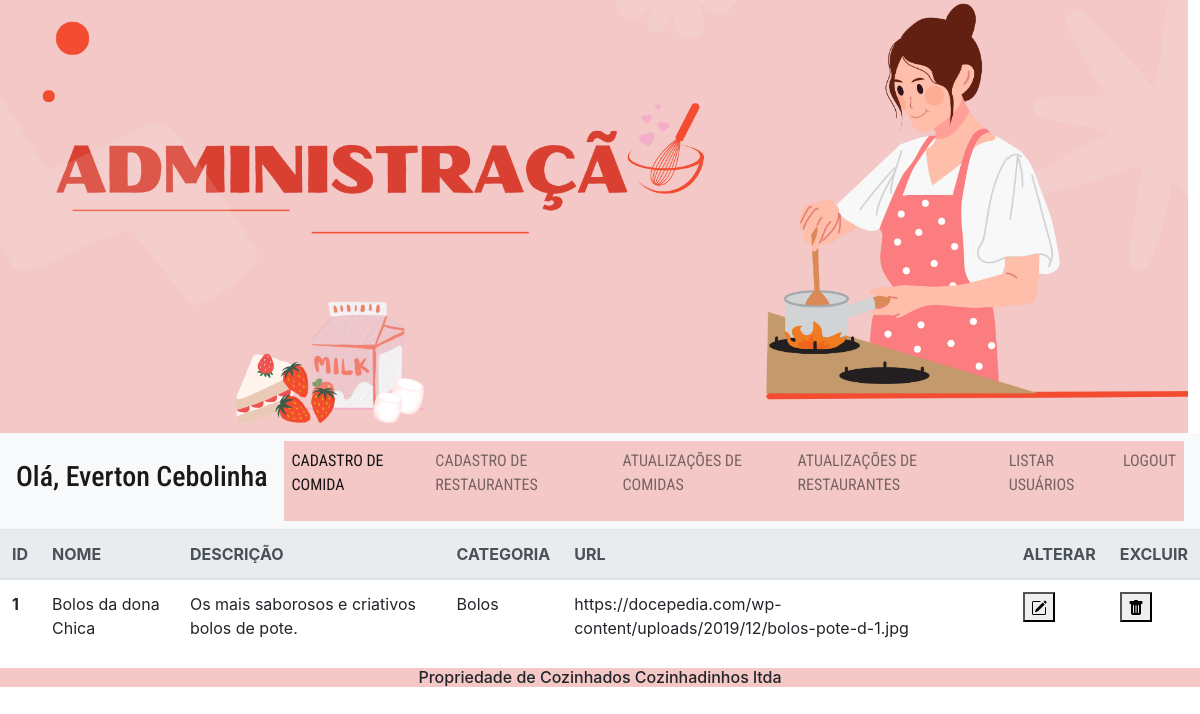
The app's page /admin/principal.php?secao=manutrestaurante (signed in), older data.
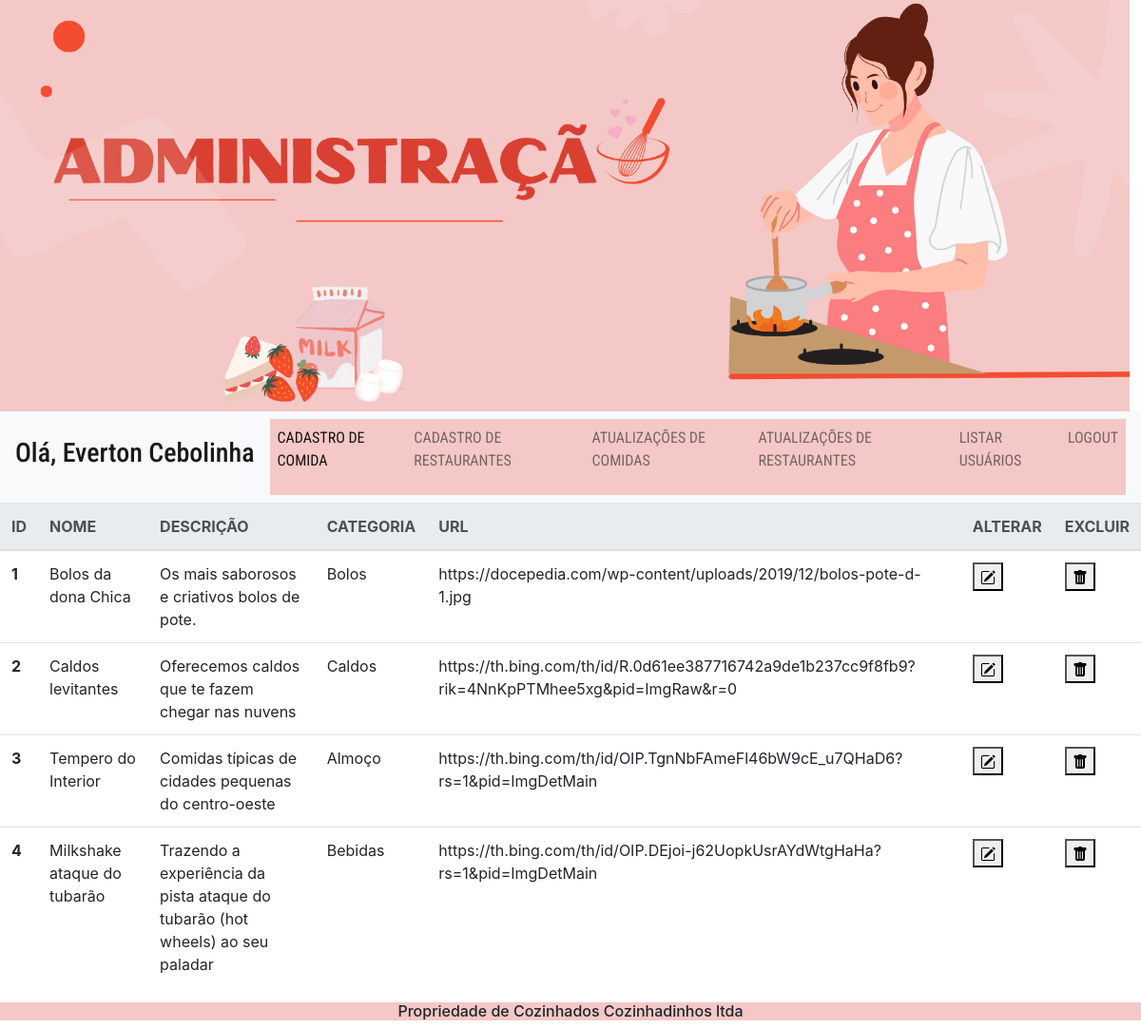
The same page, newer data.
### tables this page shows
CREATE TABLE `tb_restaurantes` (
  `id` int NOT NULL,
  `nome` varchar(255) NOT NULL,
  `descricao` text NOT NULL,
  `categoria` varchar(25) NOT NULL,
  `url` text NOT NULL
);

### admin/controller/verurl.php (called while the page is built)
<?php
class VerUrl{
    function trocarUrl($url){
        if(empty($url)){
            $url = "principal.php";
        } else {
            $url = "secoes/$url.php";
        }
        include_once($url);
    }
}
?>

### dao/conexao.php (called while the page is built, shortened)
<?php
abstract class Conexao{
    protected $host, $user, $pass, $dba, $conn, $sql, $qr, $data, $status, $totalField, $error;
    public function __construct(){
        $this->host = "localhost";
        $this->user = "root";
        $this->pass = "";
        $this->dba = "db_ifood";
    }
    public function connect(){
        $this->conn = @mysqli_connect($this->host, $this->user, $this->pass) or die("<ins><center>Erro ao acessar o banco de dados: </center></ins><br/>".mysqli_error($this->conn));
        mysqli_set_charset($this->conn,'utf8');
        return $this->conn;
    }
    protected function execSQL($sql){
        $this->qr = @mysqli_query($this->conn, $sql) or die("<ins><center>Erro ao executar a query: $sql - </center></ins><br/>".mysqli_error($this->conn));
        return $this->qr;
    }
    protected function listQr($qr){
        $this->data = @mysqli_fetch_assoc($this->qr);
        return $this->data;
    }
}
?>

### dao/manipuladados.php (called while the page is built, shortened)
<?php
include_once ("conexao.php");
class ManipulaDados extends Conexao
{
    private $table, $fields, $dados,$fieldPk,$valuePk;
    public function setTable($t)
    {
        $this->table = $t;
    }
    public function getAllDataTable()
    {
        $this->sql = "SELECT * FROM $this->table";
        $this->qr = self::execSQL($this->sql);
        $dados = array();
        while ($row = self::listQr($this->qr)) {
            array_push($dados, $row);
        }
        return $dados;
    }
}
?>

### admin/secoes/manutrestaurante.php (the view, shortened to what this page needs)
<?php
include_once("../dao/manipuladados.php");
$dados = new ManipulaDados();
$dados->setTable("tb_restaurantes");
$lista = $dados->getAllDataTable();
?>
<section>
<table class="table">
  <thead class="thead-light">
    <tr>
      <th scope="col">ID</th>
      <th scope="col">NOME</th>
      <th scope="col">DESCRIÇÃO</th>
      <th scope="col">CATEGORIA</th>
      <th scope="col">URL</th>
      <th scope="col">ALTERAR</th>
      <th scope="col">EXCLUIR</th>
    </tr>
  </thead>
  <tbody>
<?php
   foreach ($lista as $restaurante) {
    ?>
    <form method="post" action="controller/manteRestaurante.php">
    <tr>
        <th scope="row"><?= $restaurante["id"]?></th>
        <td><?= $restaurante["nome"] ?></td>
        <td><?= $restaurante["descricao"] ?></td>
        <td><?= $restaurante["categoria"] ?></td>
        <td><?= $restaurante["url"] ?></td>
            <td><button type="submit" name="botao" value="editar"></td>
            <td><button type="submit" name="botao" value="excluir"></td>
        </tr>
        </form>
        </tbody>
     <?php
   }
   ?>
</table>
</section>

Row changes from the older to the newer data that the page shows:
added tb_restaurantes: id "2", nome "Caldos levitantes", descricao "Oferecemos caldos que te fazem chegar nas nuvens", categoria "Caldos", url "https://th.bing.com/th/id/R.0d61ee387716742a9de1b237cc9f8fb9?rik=4NnKpPTMhee5xg&pid=ImgRaw&r=0"
added tb_restaurantes: id "3", nome "Tempero do Interior", descricao "Comidas típicas de cidades pequenas do centro-oeste", categoria "Almoço", url "https://th.bing.com/th/id/OIP.TgnNbFAmeFl46bW9cE_u7QHaD6?rs=1&pid=ImgDetMain"
added tb_restaurantes: id "4", nome "Milkshake ataque do tubarão", descricao "Trazendo a experiência da pista ataque do tubarão (hot wheels) ao seu paladar", categoria "Bebidas", url "https://th.bing.com/th/id/OIP.DEjoi-j62UopkUsrAYdWtgHaHa?rs=1&pid=ImgDetMain"
